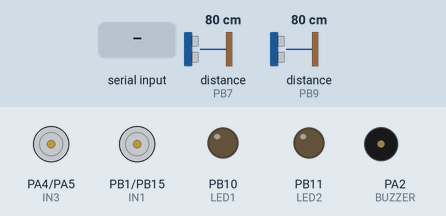
The sketch below on a simulated STM32 Blue Pill. On the bench: motor-driver pin pairs drawn as motors (green arrow = first pin HIGH = forward, orange = second pin HIGH = backward, longer = more drive), output pins drawn as LEDs (lit = HIGH), buzzer (waves = sounding, pin HIGH). Wiring (inferred from the names in the program): 2 × ultrasonic range finder: trigger PB6, echo PB7 / trigger PB8, echo PB9. The inputs (shaded band) are chosen by the test bench; at power-on: distance to the obstacle (sensors on PB7, PB9) 80 cm. The echo pulse lasts 58.3 µs per cm; pins used as bus, display or sensor lines are not drawn.

Above: at 2.2 s.
2.3 s: distance to the obstacle (sensor on PB7) set to 23 cm
3.8 s: distance to the obstacle (sensor on PB7) set to 19 cm
At 4.5 s:
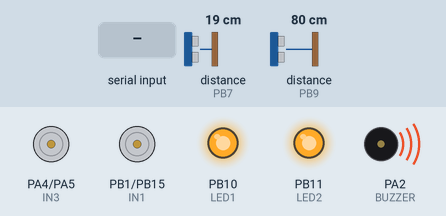
5.3 s: distance to the obstacle (sensor on PB7) set to 35 cm
At 6.4 s:
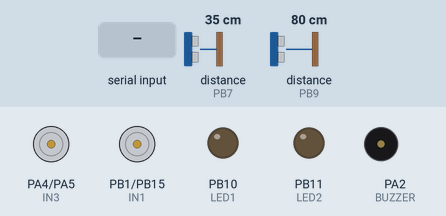
6.8 s: "F" received over the second serial link
At 8.0 s:
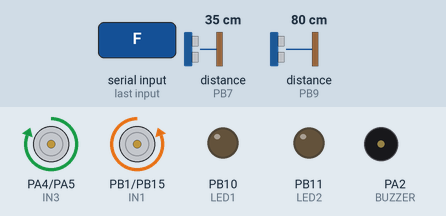
8.3 s: "B" received over the second serial link
At 9.5 s:
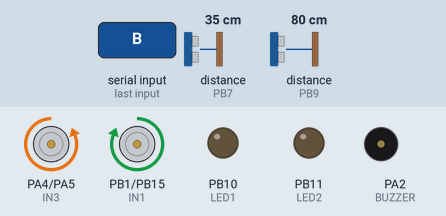
9.8 s: "L" received over the second serial link
At 10.9 s:
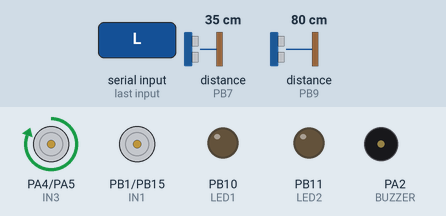
Timing chart, 0 to 12.3 s (numbered marks = the images above; inputs shaded):
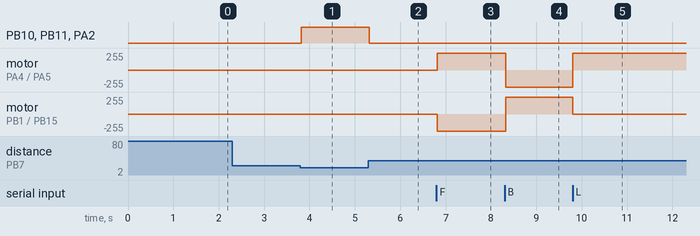

The sketch:

wheelchair_main.ino
```cpp
#include <SoftwareSerial.h>

// Bluetooth on PB14 (RX), PB13 (TX)
SoftwareSerial BT(PB14, PB13);

// Motors
#define IN1 PB1
#define IN2 PB15
#define IN3 PA4
#define IN4 PA5

// LEDs
#define LED1 PB10
#define LED2 PB11

// Buzzer
#define BUZZER PA2

// Ultrasonic
#define TRIG1 PB6
#define ECHO1 PB7
#define TRIG2 PB8
#define ECHO2 PB9

#define OBSTACLE_DISTANCE 20

// Joystick
#define JOY_X PA0
#define JOY_Y PA1

#define DEADZONE 300

int joyX_center;
int joyY_center;

void setup()
{

Serial.begin(9600);
BT.begin(9600);

pinMode(IN1, OUTPUT);
pinMode(IN2, OUTPUT);
pinMode(IN3, OUTPUT);
pinMode(IN4, OUTPUT);

pinMode(LED1, OUTPUT);
pinMode(LED2, OUTPUT);
pinMode(BUZZER, OUTPUT);

pinMode(TRIG1, OUTPUT);
pinMode(ECHO1, INPUT);

pinMode(TRIG2, OUTPUT);
pinMode(ECHO2, INPUT);

delay(1000);

joyX_center = analogRead(JOY_X);
joyY_center = analogRead(JOY_Y);

stopMotors();

}

void loop()
{

// Bluetooth control
if (BT.available())
{
char cmd = BT.read();

if(cmd=='F') moveForward();
else if(cmd=='B') moveBackward();
else if(cmd=='L') turnLeft();
else if(cmd=='R') turnRight();
else if(cmd=='S') stopMotors();
}


// Obstacle detection

int d1 = readUltrasonic(TRIG1,ECHO1);
int d2 = readUltrasonic(TRIG2,ECHO2);

if((d1>0 && d1<OBSTACLE_DISTANCE)||(d2>0 && d2<OBSTACLE_DISTANCE))
{

stopMotors();

digitalWrite(LED1,HIGH);
digitalWrite(LED2,HIGH);
digitalWrite(BUZZER,HIGH);

return;

}
else
{

digitalWrite(LED1,LOW);
digitalWrite(LED2,LOW);
digitalWrite(BUZZER,LOW);

}

delay(30);

}


// Motor Functions

void moveForward()
{

digitalWrite(IN1,LOW);
digitalWrite(IN2,HIGH);
digitalWrite(IN3,HIGH);
digitalWrite(IN4,LOW);

}

void moveBackward()
{

digitalWrite(IN1,HIGH);
digitalWrite(IN2,LOW);
digitalWrite(IN3,LOW);
digitalWrite(IN4,HIGH);

}

void turnLeft()
{

digitalWrite(IN1,LOW);
digitalWrite(IN2,LOW);
digitalWrite(IN3,HIGH);
digitalWrite(IN4,LOW);

}

void turnRight()
{

digitalWrite(IN1,LOW);
digitalWrite(IN2,HIGH);
digitalWrite(IN3,LOW);
digitalWrite(IN4,LOW);

}

void stopMotors()
{

digitalWrite(IN1,LOW);
digitalWrite(IN2,LOW);
digitalWrite(IN3,LOW);
digitalWrite(IN4,LOW);

}


// Ultrasonic

int readUltrasonic(int trigPin,int echoPin)
{

digitalWrite(trigPin,LOW);
delayMicroseconds(2);

digitalWrite(trigPin,HIGH);
delayMicroseconds(10);

digitalWrite(trigPin,LOW);

long duration = pulseIn(echoPin,HIGH,30000);

if(duration==0) return -1;

return duration*0.034/2;

}
```

Measured:
- the behaviour switches between 21 and 20 cm on distance to the obstacle (sensor on PB7) (found by bisection; images 0 and 1)
- after the input at 2.3 s, every drawn part: stays the same
- after the input at 3.8 s, PB10 (LED1), PB11 (LED2), PA2 (BUZZER): LOW → HIGH at once
- after the input at 5.3 s, PB10 (LED1), PB11 (LED2), PA2 (BUZZER): HIGH → LOW at once
- after the input at 6.8 s, motor on PA4 (IN3) / PA5 (IN4): stopped → forward 255/255 at once; motor on PB1 (IN1) / PB15 (IN2): stopped → backward 255/255 at once
- after the input at 8.3 s, motor on PA4 (IN3) / PA5 (IN4): forward 255/255 → backward 255/255 at once; motor on PB1 (IN1) / PB15 (IN2): backward 255/255 → forward 255/255 at once
- after the input at 9.8 s, motor on PA4 (IN3) / PA5 (IN4): backward 255/255 → forward 255/255 at once; motor on PB1 (IN1) / PB15 (IN2): forward 255/255 → stopped at once
